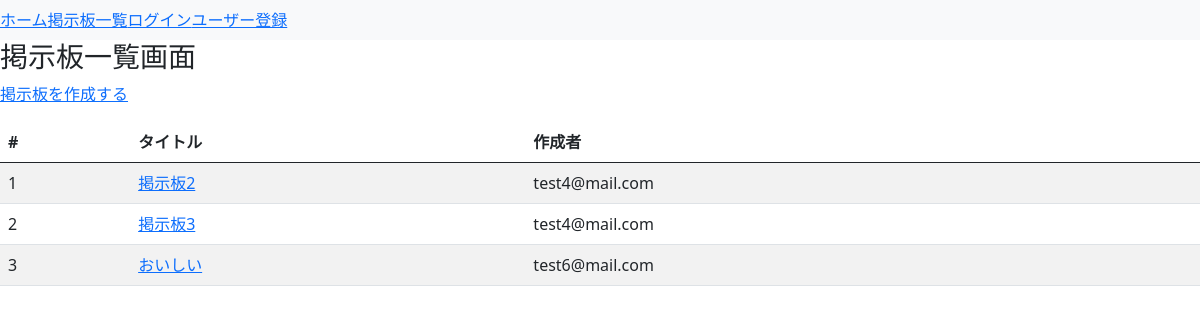
/boards/list_themes, run on the app's committed database.
### boards/models.py (models this page shows)
class Themes(models.Model):
    title = models.CharField(max_length=255)
    user = models.ForeignKey(
        'accounts.Users', on_delete=models.CASCADE
    )
    objects = ThemesManager()
    class Meta:
        db_table = 'themes'

### accounts/models.py (models this page shows)
class Users(AbstractBaseUser, PermissionsMixin):
    username = models.CharField(max_length=255)
    age = models.PositiveIntegerField()
    email = models.EmailField(max_length=255, unique=True)
    is_active = models.BooleanField(default=False)
    is_staff = models.BooleanField(default=False)
    picture = models.FileField(null=True, upload_to='picture/')
    objects = UserManager()
    USERNAME_FIELD = 'email'
    REQUIRED_FIELDS = ['username']
    class Meta:
        db_table = 'users'

### boards/views.py (the view)
# urls.py: path('list_themes', views.list_themes, name='list_themes'),
def list_themes(request):
    themes = Themes.objects.fetch_all_themes()
    return render(
        request, 'boards/list_themes.html',
        context = {'themes': themes}
    )

### boards/models.py (called while the page is built)
    def fetch_all_themes(self):
        return self.order_by('id').all()

### templates/boards/list_themes.html (shortened to what this page needs)
{% extends 'base.html' %}
{% block content %}
<h3>掲示板一覧画面</h3>
<table class="table table-striped table-hover">
    <thead>
        <tr>
            <th>#</th>
            <th>タイトル</th>
            <th>作成者</th>
        </tr>
    </thead>
    <tbody>
    {% for theme in themes %}
        <tr>
            <td>{{ forloop.counter }}</td>
            <td><a href="{% url 'boards:post_comments' theme_id=theme.id %}">{{ theme.title }}</a></td>
            {% if theme.user.id == user.id %}
                <td><a href="{% url 'boards:edit_theme' id=theme.id%}">{{ theme.user }}</a></td>
            {% else %}
                <td>{{ theme.user }}</td>
            {% endif %}
        </tr>
    {% endfor %}
    </tbody>
<p><a class="navber-brand" href="{% url 'boards:create_theme' %}">掲示板を作成する</a></p>
{% endblock %}

### data on the page
Themes: title "掲示板2", user "test4@mail.com"
Themes: title "掲示板3", user "test4@mail.com"
Themes: title "おいしい", user "test6@mail.com"
